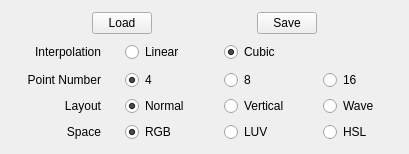
         <widget class="QWidget" name="tabTransferFunction">
          <property name="toolTip">
           <string>Transfer Function</string>
          </property>
          <attribute name="title">
           <string>Transfer Function</string>
          </attribute>
          <layout class="QVBoxLayout" name="verticalLayoutTransferFunction">
           <property name="topMargin">
            <number>12</number>
           </property>
           <property name="bottomMargin">
            <number>12</number>
           </property>
           <item>
            <widget class="QWidget" name="widgetTransferFunctionSettings" native="true">
             <property name="minimumSize">
              <size>
               <width>0</width>
               <height>0</height>
              </size>
             </property>
             <property name="maximumSize">
              <size>
               <width>16777215</width>
               <height>32</height>
              </size>
             </property>
             <layout class="QGridLayout" name="gridLayoutTransferFunctionSettings">
              <property name="horizontalSpacing">
               <number>24</number>
              </property>
              <property name="verticalSpacing">
               <number>0</number>
              </property>
              <property name="margin">
               <number>0</number>
              </property>
              <item row="0" column="1">
               <widget class="QPushButton" name="pushButtonLoadTransferFunction">
                <property name="minimumSize">
                 <size>
                  <width>60</width>
                  <height>0</height>
                 </size>
                </property>
                <property name="maximumSize">
                 <size>
                  <width>60</width>
                  <height>16777215</height>
                 </size>
                </property>
                <property name="text">
                 <string>Load</string>
                </property>
               </widget>
              </item>
              <item row="0" column="2">
               <widget class="QPushButton" name="pushButtonSaveTransferFunction">
                <property name="sizePolicy">
                 <sizepolicy hsizetype="Preferred" vsizetype="Fixed">
                  <horstretch>0</horstretch>
                  <verstretch>0</verstretch>
                 </sizepolicy>
                </property>
                <property name="minimumSize">
                 <size>
                  <width>60</width>
                  <height>0</height>
                 </size>
                </property>
                <property name="maximumSize">
                 <size>
                  <width>60</width>
                  <height>16777215</height>
                 </size>
                </property>
                <property name="text">
                 <string>Save</string>
                </property>
               </widget>
              </item>
             </layout>
            </widget>
           </item>
           <item>
            <widget class="QWidget" name="widgetInterpolation" native="true">
             <property name="minimumSize">
              <size>
               <width>0</width>
               <height>0</height>
              </size>
             </property>
             <property name="maximumSize">
              <size>
               <width>16777215</width>
               <height>32</height>
              </size>
             </property>
             <layout class="QGridLayout" name="gridLayoutInterpolation">
              <property name="horizontalSpacing">
               <number>24</number>
              </property>
              <property name="verticalSpacing">
               <number>0</number>
              </property>
              <property name="margin">
               <number>0</number>
              </property>
              <item row="0" column="1">
               <widget class="QRadioButton" name="radioButtonInterpolationLinear">
                <property name="minimumSize">
                 <size>
                  <width>75</width>
                  <height>0</height>
                 </size>
                </property>
                <property name="maximumSize">
                 <size>
                  <width>75</width>
                  <height>16777215</height>
                 </size>
                </property>
                <property name="layoutDirection">
                 <enum>Qt::LeftToRight</enum>
                </property>
                <property name="text">
                 <string>Linear</string>
                </property>
                <property name="checked">
                 <bool>false</bool>
                </property>
               </widget>
              </item>
              <item row="0" column="0">
               <widget class="QLabel" name="labelInterpolation">
                <property name="minimumSize">
                 <size>
                  <width>90</width>
                  <height>0</height>
                 </size>
                </property>
                <property name="maximumSize">
                 <size>
                  <width>90</width>
                  <height>16777215</height>
                 </size>
                </property>
                <property name="text">
                 <string>Interpolation</string>
                </property>
                <property name="alignment">
                 <set>Qt::AlignRight|Qt::AlignTrailing|Qt::AlignVCenter</set>
                </property>
               </widget>
              </item>
              <item row="0" column="2">
               <widget class="QRadioButton" name="radioButtonInterpolationCubic">
                <property name="minimumSize">
                 <size>
                  <width>75</width>
                  <height>0</height>
                 </size>
                </property>
                <property name="maximumSize">
                 <size>
                  <width>75</width>
                  <height>16777215</height>
                 </size>
                </property>
                <property name="layoutDirection">
                 <enum>Qt::LeftToRight</enum>
                </property>
                <property name="text">
                 <string>Cubic</string>
                </property>
                <property name="checked">
                 <bool>true</bool>
                </property>
               </widget>
              </item>
              <item row="0" column="5">
               <spacer name="horizontalSpacerInterpolation">
                <property name="orientation">
                 <enum>Qt::Horizontal</enum>
                </property>
                <property name="sizeHint" stdset="0">
                 <size>
                  <width>24</width>
                  <height>24</height>
                 </size>
                </property>
               </spacer>
              </item>
             </layout>
            </widget>
           </item>
           <item>
            <widget class="QWidget" name="widgetPointNumber" native="true">
             <property name="minimumSize">
              <size>
               <width>0</width>
               <height>0</height>
              </size>
             </property>
             <property name="maximumSize">
              <size>
               <width>16777215</width>
               <height>32</height>
              </size>
             </property>
             <layout class="QGridLayout" name="gridLayoutPointNumber">
              <property name="horizontalSpacing">
               <number>24</number>
              </property>
              <property name="verticalSpacing">
               <number>0</number>
              </property>
              <property name="margin">
               <number>0</number>
              </property>
              <item row="0" column="0">
               <widget class="QLabel" name="labelPointNumber">
                <property name="minimumSize">
                 <size>
                  <width>90</width>
                  <height>0</height>
                 </size>
                </property>
                <property name="maximumSize">
                 <size>
                  <width>90</width>
                  <height>16777215</height>
                 </size>
                </property>
                <property name="text">
                 <string>Point Number</string>
                </property>
                <property name="alignment">
                 <set>Qt::AlignRight|Qt::AlignTrailing|Qt::AlignVCenter</set>
                </property>
               </widget>
              </item>
              <item row="0" column="1">
               <widget class="QRadioButton" name="radioButtonPointNumber4">
                <property name="minimumSize">
                 <size>
                  <width>75</width>
                  <height>0</height>
                 </size>
                </property>
                <property name="maximumSize">
                 <size>
                  <width>75</width>
                  <height>16777215</height>
                 </size>
                </property>
                <property name="layoutDirection">
                 <enum>Qt::LeftToRight</enum>
                </property>
                <property name="text">
                 <string>4</string>
                </property>
                <property name="checked">
                 <bool>true</bool>
                </property>
               </widget>
              </item>
              <item row="0" column="2">
               <widget class="QRadioButton" name="radioButtonPointNumber8">
                <property name="minimumSize">
                 <size>
                  <width>75</width>
                  <height>0</height>
                 </size>
                </property>
                <property name="maximumSize">
                 <size>
                  <width>75</width>
                  <height>16777215</height>
                 </size>
                </property>
                <property name="layoutDirection">
                 <enum>Qt::LeftToRight</enum>
                </property>
                <property name="text">
                 <string>8</string>
                </property>
                <property name="checked">
                 <bool>false</bool>
                </property>
               </widget>
              </item>
              <item row="0" column="3">
               <widget class="QRadioButton" name="radioButtonPointNumber16">
                <property name="minimumSize">
                 <size>
                  <width>75</width>
                  <height>0</height>
                 </size>
                </property>
                <property name="maximumSize">
                 <size>
                  <width>75</width>
                  <height>16777215</height>
                 </size>
                </property>
                <property name="layoutDirection">
                 <enum>Qt::LeftToRight</enum>
                </property>
                <property name="text">
                 <string>16</string>
                </property>
               </widget>
              </item>
             </layout>
            </widget>
           </item>
           <item>
            <widget class="QWidget" name="widgetLayout" native="true">
             <property name="minimumSize">
              <size>
               <width>0</width>
               <height>0</height>
              </size>
             </property>
             <property name="maximumSize">
              <size>
               <width>16777215</width>
               <height>32</height>
              </size>
             </property>
             <layout class="QGridLayout" name="gridLayoutLayout">
              <property name="horizontalSpacing">
               <number>24</number>
              </property>
              <property name="verticalSpacing">
               <number>0</number>
              </property>
              <property name="margin">
               <number>0</number>
              </property>
              <item row="0" column="0">
               <widget class="QLabel" name="labelLayout">
                <property name="minimumSize">
                 <size>
                  <width>90</width>
                  <height>0</height>
                 </size>
                </property>
                <property name="maximumSize">
                 <size>
                  <width>90</width>
                  <height>16777215</height>
                 </size>
                </property>
                <property name="text">
                 <string>Layout</string>
                </property>
                <property name="alignment">
                 <set>Qt::AlignRight|Qt::AlignTrailing|Qt::AlignVCenter</set>
                </property>
               </widget>
              </item>
              <item row="0" column="1">
               <widget class="QRadioButton" name="radioButtonLayoutNormal">
                <property name="minimumSize">
                 <size>
                  <width>75</width>
                  <height>0</height>
                 </size>
                </property>
                <property name="maximumSize">
                 <size>
                  <width>75</width>
                  <height>16777215</height>
                 </size>
                </property>
                <property name="layoutDirection">
                 <enum>Qt::LeftToRight</enum>
                </property>
                <property name="text">
                 <string>Normal</string>
                </property>
                <property name="checked">
                 <bool>true</bool>
                </property>
               </widget>
              </item>
              <item row="0" column="2">
               <widget class="QRadioButton" name="radioButtonLayoutVertical">
                <property name="minimumSize">
                 <size>
                  <width>75</width>
                  <height>0</height>
                 </size>
                </property>
                <property name="maximumSize">
                 <size>
                  <width>75</width>
                  <height>16777215</height>
                 </size>
                </property>
                <property name="layoutDirection">
                 <enum>Qt::LeftToRight</enum>
                </property>
                <property name="text">
                 <string>Vertical</string>
                </property>
                <property name="checked">
                 <bool>false</bool>
                </property>
               </widget>
              </item>
              <item row="0" column="3">
               <widget class="QRadioButton" name="radioButtonLayoutWave">
                <property name="minimumSize">
                 <size>
                  <width>75</width>
                  <height>0</height>
                 </size>
                </property>
                <property name="maximumSize">
                 <size>
                  <width>75</width>
                  <height>16777215</height>
                 </size>
                </property>
                <property name="layoutDirection">
                 <enum>Qt::LeftToRight</enum>
                </property>
                <property name="text">
                 <string>Wave</string>
                </property>
               </widget>
              </item>
             </layout>
            </widget>
           </item>
           <item>
            <widget class="QWidget" name="widgetColorSpace" native="true">
             <property name="minimumSize">
              <size>
               <width>0</width>
               <height>0</height>
              </size>
             </property>
             <property name="maximumSize">
              <size>
               <width>16777215</width>
               <height>32</height>
              </size>
             </property>
             <layout class="QGridLayout" name="gridLayoutColorSpace">
              <property name="horizontalSpacing">
               <number>24</number>
              </property>
              <property name="verticalSpacing">
               <number>0</number>
              </property>
              <property name="margin">
               <number>0</number>
              </property>
              <item row="0" column="2">
               <widget class="QRadioButton" name="radioButtonColorSpaceLUV">
                <property name="minimumSize">
                 <size>
                  <width>75</width>
                  <height>0</height>
                 </size>
                </property>
                <property name="maximumSize">
                 <size>
                  <width>75</width>
                  <height>16777215</height>
                 </size>
                </property>
                <property name="layoutDirection">
                 <enum>Qt::LeftToRight</enum>
                </property>
                <property name="text">
                 <string>LUV</string>
                </property>
                <property name="checked">
                 <bool>false</bool>
                </property>
               </widget>
              </item>
              <item row="0" column="1">
               <widget class="QRadioButton" name="radioButtonColorSpaceRGB">
                <property name="minimumSize">
                 <size>
                  <width>75</width>
                  <height>0</height>
                 </size>
                </property>
                <property name="maximumSize">
                 <size>
                  <width>75</width>
                  <height>16777215</height>
                 </size>
                </property>
                <property name="layoutDirection">
                 <enum>Qt::LeftToRight</enum>
                </property>
                <property name="text">
                 <string>RGB</string>
                </property>
                <property name="checked">
                 <bool>true</bool>
                </property>
               </widget>
              </item>
              <item row="0" column="0">
               <widget class="QLabel" name="labelColorSpace">
                <property name="minimumSize">
                 <size>
                  <width>90</width>
                  <height>0</height>
                 </size>
                </property>
                <property name="maximumSize">
                 <size>
                  <width>90</width>
                  <height>16777215</height>
                 </size>
                </property>
                <property name="text">
                 <string>Space</string>
                </property>
                <property name="alignment">
                 <set>Qt::AlignRight|Qt::AlignTrailing|Qt::AlignVCenter</set>
                </property>
               </widget>
              </item>
              <item row="0" column="3">
               <widget class="QRadioButton" name="radioButtonColorSpaceHSL">
                <property name="minimumSize">
                 <size>
                  <width>75</width>
                  <height>0</height>
                 </size>
                </property>
                <property name="maximumSize">
                 <size>
                  <width>75</width>
                  <height>16777215</height>
                 </size>
                </property>
                <property name="layoutDirection">
                 <enum>Qt::LeftToRight</enum>
                </property>
                <property name="text">
                 <string>HSL</string>
                </property>
               </widget>
              </item>
             </layout>
            </widget>
           </item>
          </layout>
         </widget>
